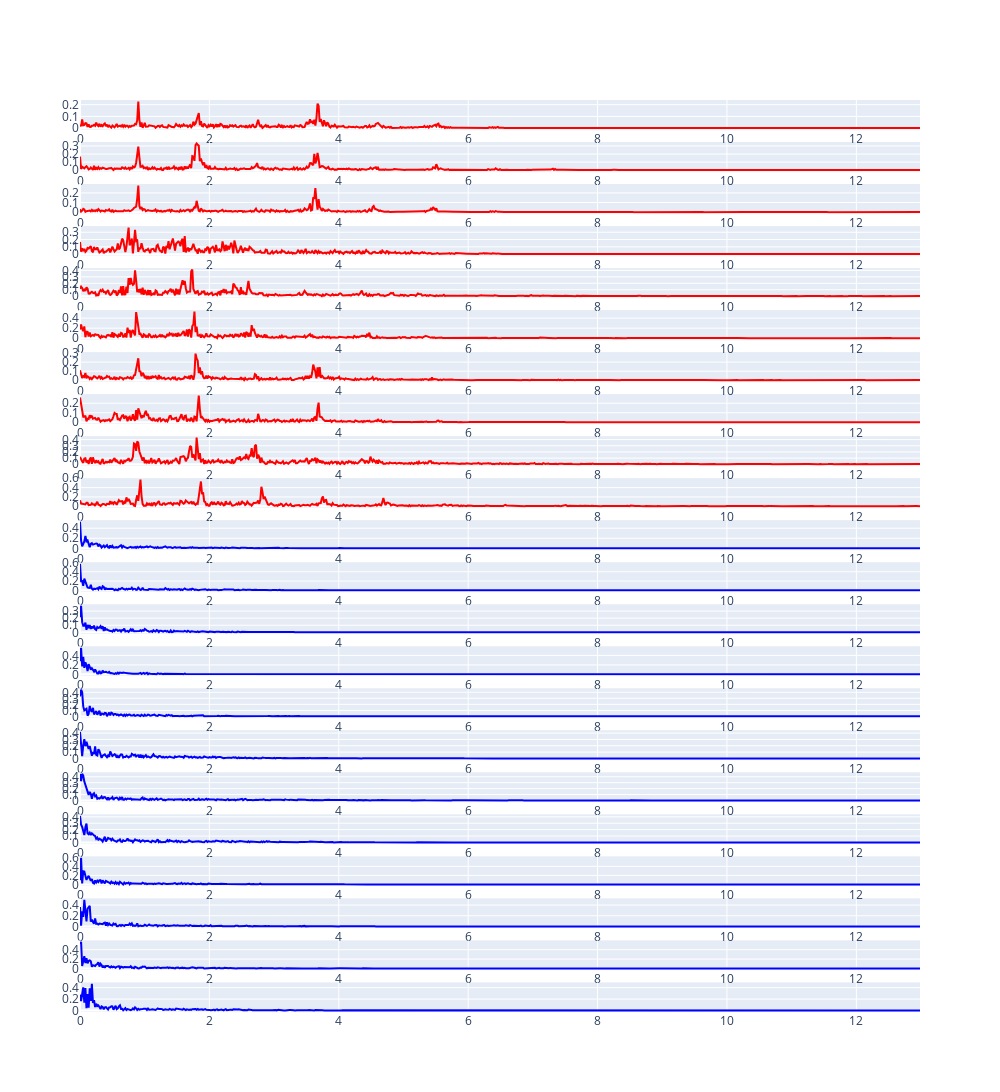

Source (notebook cell):
### Code cell
fig = make_subplots(rows=22, cols=1)

for seg_id in range(n_segments):
    fig.add_trace(go.Scatter(
            x=xF,
            y= ffts[seg_id,1:],
            name="linear",
            line_shape='linear',
            line={"color":"red" if labels[seg_id]==1 else "blue"}
        ),
        row=seg_id++1, col=1
    )

fig.update_layout(height=1400, width=1000, showlegend=False)    
fig.show()

### Figure 1 — Plotly figure (JSON) as saved in the notebook; plotly's stock layout.template omitted (floating-point values rounded to 4 significant figures; data arrays with more than 128 entries replaced by an {"elided": "..."} marker saying what was removed)
{"data": [{"line": {"color": "red", "shape": "linear"}, "name": "linear", "type": "scatter", "x": {"elided": "780 float values"}, "xaxis": "x", "y": {"elided": "779 float values"}, "yaxis": "y"}, {"line": {"color": "red", "shape": "linear"}, "name": "linear", "type": "scatter", "x": {"elided": "780 float values"}, "xaxis": "x2", "y": {"elided": "779 float values"}, "yaxis": "y2"}, {"line": {"color": "red", "shape": "linear"}, "name": "linear", "type": "scatter", "x": {"elided": "780 float values"}, "xaxis": "x3", "y": {"elided": "779 float values"}, "yaxis": "y3"}, {"line": {"color": "red", "shape": "linear"}, "name": "linear", "type": "scatter", "x": {"elided": "780 float values"}, "xaxis": "x4", "y": {"elided": "779 float values"}, "yaxis": "y4"}, {"line": {"color": "red", "shape": "linear"}, "name": "linear", "type": "scatter", "x": {"elided": "780 float values"}, "xaxis": "x5", "y": {"elided": "779 float values"}, "yaxis": "y5"}, {"line": {"color": "red", "shape": "linear"}, "name": "linear", "type": "scatter", "x": {"elided": "780 float values"}, "xaxis": "x6", "y": {"elided": "779 float values"}, "yaxis": "y6"}, {"line": {"color": "red", "shape": "linear"}, "name": "linear", "type": "scatter", "x": {"elided": "780 float values"}, "xaxis": "x7", "y": {"elided": "779 float values"}, "yaxis": "y7"}, {"line": {"color": "red", "shape": "linear"}, "name": "linear", "type": "scatter", "x": {"elided": "780 float values"}, "xaxis": "x8", "y": {"elided": "779 float values"}, "yaxis": "y8"}, {"line": {"color": "red", "shape": "linear"}, "name": "linear", "type": "scatter", "x": {"elided": "780 float values"}, "xaxis": "x9", "y": {"elided": "779 float values"}, "yaxis": "y9"}, {"line": {"color": "red", "shape": "linear"}, "name": "linear", "type": "scatter", "x": {"elided": "780 float values"}, "xaxis": "x10", "y": {"elided": "779 float values"}, "yaxis": "y10"}, {"line": {"color": "blue", "shape": "linear"}, "name": "linear", "type": "scatter", "x": {"elided": "780 float values"}, "xaxis": "x11", "y": {"elided": "779 float values"}, "yaxis": "y11"}, {"line": {"color": "blue", "shape": "linear"}, "name": "linear", "type": "scatter", "x": {"elided": "780 float values"}, "xaxis": "x12", "y": {"elided": "779 float values"}, "yaxis": "y12"}, {"line": {"color": "blue", "shape": "linear"}, "name": "linear", "type": "scatter", "x": {"elided": "780 float values"}, "xaxis": "x13", "y": {"elided": "779 float values"}, "yaxis": "y13"}, {"line": {"color": "blue", "shape": "linear"}, "name": "linear", "type": "scatter", "x": {"elided": "780 float values"}, "xaxis": "x14", "y": {"elided": "779 float values"}, "yaxis": "y14"}, {"line": {"color": "blue", "shape": "linear"}, "name": "linear", "type": "scatter", "x": {"elided": "780 float values"}, "xaxis": "x15", "y": {"elided": "779 float values"}, "yaxis": "y15"}, {"line": {"color": "blue", "shape": "linear"}, "name": "linear", "type": "scatter", "x": {"elided": "780 float values"}, "xaxis": "x16", "y": {"elided": "779 float values"}, "yaxis": "y16"}, {"line": {"color": "blue", "shape": "linear"}, "name": "linear", "type": "scatter", "x": {"elided": "780 float values"}, "xaxis": "x17", "y": {"elided": "779 float values"}, "yaxis": "y17"}, {"line": {"color": "blue", "shape": "linear"}, "name": "linear", "type": "scatter", "x": {"elided": "780 float values"}, "xaxis": "x18", "y": {"elided": "779 float values"}, "yaxis": "y18"}, {"line": {"color": "blue", "shape": "linear"}, "name": "linear", "type": "scatter", "x": {"elided": "780 float values"}, "xaxis": "x19", "y": {"elided": "779 float values"}, "yaxis": "y19"}, {"line": {"color": "blue", "shape": "linear"}, "name": "linear", "type": "scatter", "x": {"elided": "780 float values"}, "xaxis": "x20", "y": {"elided": "779 float values"}, "yaxis": "y20"}, {"line": {"color": "blue", "shape": "linear"}, "name": "linear", "type": "scatter", "x": {"elided": "780 float values"}, "xaxis": "x21", "y": {"elided": "779 float values"}, "yaxis": "y21"}, {"line": {"color": "blue", "shape": "linear"}, "name": "linear", "type": "scatter", "x": {"elided": "780 float values"}, "xaxis": "x22", "y": {"elided": "779 float values"}, "yaxis": "y22"}], "layout": {"height": 1400, "showlegend": false, "width": 1000, "xaxis": {"anchor": "y", "domain": [0, 1]}, "xaxis10": {"anchor": "y10", "domain": [0, 1]}, "xaxis11": {"anchor": "y11", "domain": [0, 1]}, "xaxis12": {"anchor": "y12", "domain": [0, 1]}, "xaxis13": {"anchor": "y13", "domain": [0, 1]}, "xaxis14": {"anchor": "y14", "domain": [0, 1]}, "xaxis15": {"anchor": "y15", "domain": [0, 1]}, "xaxis16": {"anchor": "y16", "domain": [0, 1]}, "xaxis17": {"anchor": "y17", "domain": [0, 1]}, "xaxis18": {"anchor": "y18", "domain": [0, 1]}, "xaxis19": {"anchor": "y19", "domain": [0, 1]}, "xaxis2": {"anchor": "y2", "domain": [0, 1]}, "xaxis20": {"anchor": "y20", "domain": [0, 1]}, "xaxis21": {"anchor": "y21", "domain": [0, 1]}, "xaxis22": {"anchor": "y22", "domain": [0, 1]}, "xaxis3": {"anchor": "y3", "domain": [0, 1]}, "xaxis4": {"anchor": "y4", "domain": [0, 1]}, "xaxis5": {"anchor": "y5", "domain": [0, 1]}, "xaxis6": {"anchor": "y6", "domain": [0, 1]}, "xaxis7": {"anchor": "y7", "domain": [0, 1]}, "xaxis8": {"anchor": "y8", "domain": [0, 1]}, "xaxis9": {"anchor": "y9", "domain": [0, 1]}, "yaxis": {"anchor": "x", "domain": [0.9676, 1]}, "yaxis10": {"anchor": "x10", "domain": [0.5529, 0.5853]}, "yaxis11": {"anchor": "x11", "domain": [0.5068, 0.5393]}, "yaxis12": {"anchor": "x12", "domain": [0.4607, 0.4932]}, "yaxis13": {"anchor": "x13", "domain": [0.4147, 0.4471]}, "yaxis14": {"anchor": "x14", "domain": [0.3686, 0.401]}, "yaxis15": {"anchor": "x15", "domain": [0.3225, 0.355]}, "yaxis16": {"anchor": "x16", "domain": [0.2764, 0.3089]}, "yaxis17": {"anchor": "x17", "domain": [0.2304, 0.2628]}, "yaxis18": {"anchor": "x18", "domain": [0.1843, 0.2167]}, "yaxis19": {"anchor": "x19", "domain": [0.1382, 0.1707]}, "yaxis2": {"anchor": "x2", "domain": [0.9215, 0.9539]}, "yaxis20": {"anchor": "x20", "domain": [0.09215, 0.1246]}, "yaxis21": {"anchor": "x21", "domain": [0.04607, 0.07851]}, "yaxis22": {"anchor": "x22", "domain": [0, 0.03244]}, "yaxis3": {"anchor": "x3", "domain": [0.8754, 0.9079]}, "yaxis4": {"anchor": "x4", "domain": [0.8293, 0.8618]}, "yaxis5": {"anchor": "x5", "domain": [0.7833, 0.8157]}, "yaxis6": {"anchor": "x6", "domain": [0.7372, 0.7696]}, "yaxis7": {"anchor": "x7", "domain": [0.6911, 0.7236]}, "yaxis8": {"anchor": "x8", "domain": [0.645, 0.6775]}, "yaxis9": {"anchor": "x9", "domain": [0.599, 0.6314]}}}
